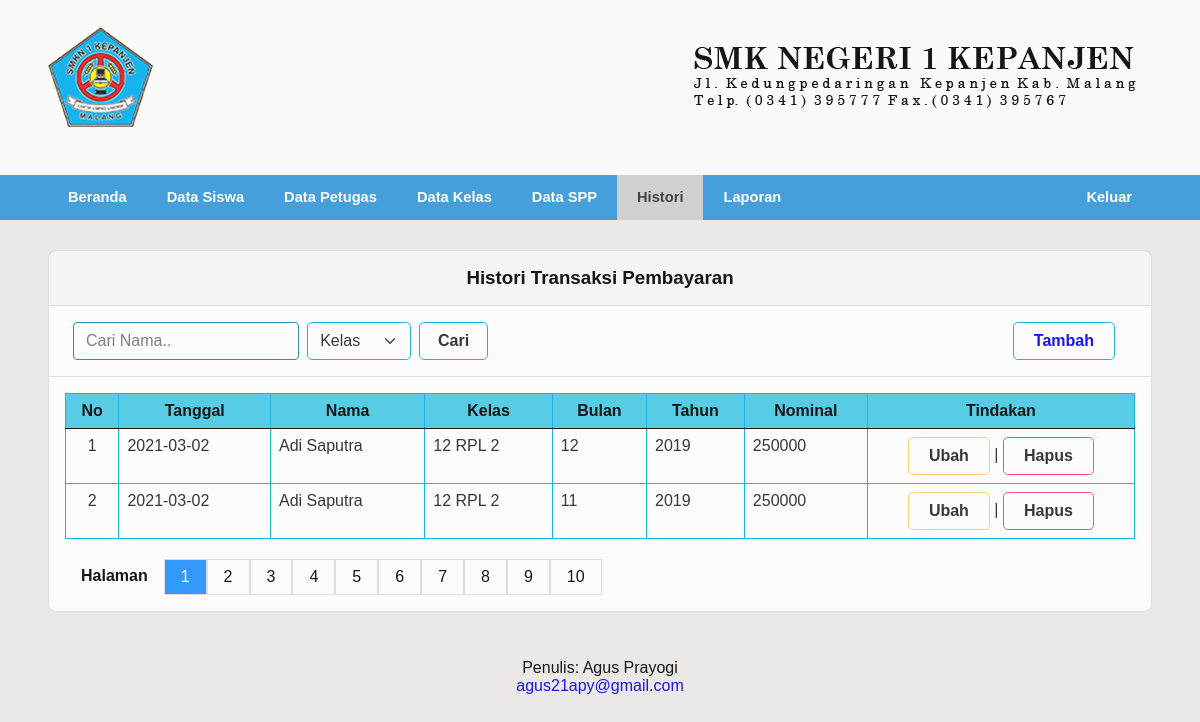
The page /admin/index.php?p=histori (signed in) on the database its author committed.
### tables this page shows
CREATE TABLE `pembayaran` (
  `id_pembayaran` int(11) NOT NULL,
  `id_petugas` int(11) NOT NULL,
  `nisn` char(10) NOT NULL,
  `tgl_bayar` date NOT NULL,
  `bulan_dibayar` varchar(8) NOT NULL,
  `tahun_dibayar` varchar(4) NOT NULL,
  `id_spp` int(11) NOT NULL,
  `jumlah_bayar` int(11) NOT NULL
);

CREATE TABLE `siswa` (
  `nisn` char(10) NOT NULL,
  `nama` varchar(35) NOT NULL,
  `id_kelas` int(11) NOT NULL,
  `alamat` text NOT NULL,
  `no_telp` varchar(13) NOT NULL,
  `id_spp` int(11) NOT NULL
);

CREATE TABLE `kelas` (
  `id_kelas` int(11) NOT NULL,
  `nama_kelas` varchar(10) NOT NULL,
  `kopetensi_keahlian` varchar(50) NOT NULL
);

### function.php (called while the page is built, shortened)
<?php
$conn = mysqli_connect("localhost", "root", "", "spp");
function query($query)
{
  global $conn;
  $result = mysqli_query($conn, $query);
  $rows = [];
  while ($row = mysqli_fetch_assoc($result)) {
    $rows[] = $row;
  }
  return $rows;
}

### admin/histori.php (the view, shortened to what this page needs)
<?php
if (isset($_GET['cari'])) {
  $cari = $_GET['cari'];
  $str = "SELECT * FROM pembayaran as a JOIN siswa as b ON a.nisn = b.nisn JOIN kelas as c ON b.id_kelas = c.id_kelas WHERE b.nama LIKE '%$cari%' ";
  if (isset($_GET['kelas'])) {
    $kelas = $_GET['kelas'];
    $str .= $kelas != "" ? "AND a.id_kelas = '$kelas' " : " ";
  }
  $query = query($str);
} else {
  $query = query("SELECT * FROM pembayaran");
}
$baris = 2;
$jum = count($query);
$page = ceil($jum / $baris);
$limit = 0;
if (isset($_GET['cari'])) {
  $query = query($str . "ORDER BY id_pembayaran DESC LIMIT " . $limit . "," . $baris);
} else {
  $query = query("SELECT * FROM pembayaran as a JOIN siswa as b ON a.nisn = b.nisn JOIN kelas as c ON b.id_kelas = c.id_kelas ORDER BY id_pembayaran DESC LIMIT " . $limit . "," . $baris);
}
?>
<div class="card">
  <div class="card-header">
    <h3 class="t-center">Histori Transaksi Pembayaran</h4>
  </div>
  <div class="card-header bg-white">
    <div class="row mx-2">
      <form class="col-sm-8  col-xl-5 row" action="index.php" method="get">
        <input placeholder="Cari Nama.." type="text" name="cari" class="input-form col">
        <select name="kelas" id="cari-kelas" class="input-select col-xl-3 mx-2">
          <option value="">Kelas</option>
        </select>
        <button class="btn col-md-4 col-xl-2" type="submit">
          Cari
        </button>
      </form>
      <div class="col t-right">
        <button class="btn">
          <a href="index.php?p=home">
            Tambah
          </a>
        </button>
      </div>
    </div>
  </div>
  <div class="card-body">
    <table class="table table-responsive">
      <thead>
        <tr class="table-blue">
          <th>No</th>
          <th>Tanggal</th>
          <th>Nama</th>
          <th>Kelas</th>
          <th>Bulan</th>
          <th>Tahun</th>
          <th>Nominal</th>
          <th>Tindakan</th>
        </tr>
      </thead>
      <tbody>
        <?php
        $i = 1;
        foreach ($query as $key => $isi) : ?>
          <tr>
            <td><?= $i++; ?></td>
            <td><?= $isi['tgl_bayar']; ?></td>
            <td><?= $isi['nama']; ?></td>
            <td><?= $isi['nama_kelas'] . " " . $isi['kopetensi_keahlian']; ?></td>
            <td><?= $isi['bulan_dibayar']; ?></td>
            <td><?= $isi['tahun_dibayar']; ?></td>
            <td><?= $isi['jumlah_bayar']; ?></td>
            <td class="col-sm-6 col-xl-3 t-center">
              <button data-target="update-modal" data-all="<?= $isi['nisn'] . "," . $isi['nama'] . ","  . $isi['alamat'] . "," . $isi['no_telp']; ?>" data-kelas="<?= $isi['id_kelas']; ?>" data-tahun="<?= $isi['id_spp']; ?>" class="btn btn-orange">Ubah</button> |
              <button onclick="onDelete(<?= $isi['nisn']; ?>)" class="btn btn-red">Hapus</button>
            </td>
          </tr>
        <?php endforeach; ?>
      </tbody>
    </table>
    <div class="page">
      <h4>Halaman</h4>
      <div class="pagination" id="pagination">
        <?php
        $page = $page == 0 ? 1 : $page;
        for ($i = 1; $i <= $page; $i++) : ?>
          <a href="index.php?p=histori&l=<?= $i; ?>"><?= $i; ?></a>
        <?php endfor; ?>
      </div>
    </div>
  </div>
</div>

### assets/css/style.css (style rules this page uses)
table { border-collapse: collapse; border-spacing: 0; }
* { margin: 0; padding: 0; box-sizing: border-box; outline: none; text-decoration: none; font-family: 'Josefin Sans', sans-serif; }
body { width: 100%; height: 100%; background-size: cover; background-repeat: no-repeat; opacity: 0.9; }
body { background-color: #ece8e5; }
.active { background-color: #cecece; color: #333; }
.card { position: relative; display: flex; flex-direction: column; min-width: 0; word-wrap: break-word; background-color: #fff; background-clip: border-box; border: 1px solid rgba(0, 0, 0, 0.125); border-radius: 0.5rem; }
.card-body { flex: 1 1 auto; padding: 1rem 1rem; }
.card-header { padding: 1rem 1rem; margin-bottom: 0; background-color: rgba(0, 0, 0, 0.03); border-bottom: 1px solid rgba(0, 0, 0, 0.125); }
.card-header:first-child { border-radius: calc(0.25rem - 1px) calc(0.25rem - 1px) 0 0; }
.input-form { width: 100%; padding: 0.375rem 0.75rem; font-size: 1rem; font-weight: 400; line-height: 1.5; color: #212529; background-color: #fff; background-clip: padding-box; border: 1px solid #118ab2; -webkit-appearance: none; -moz-appearance: none; appearance: none; border-radius: 0.25rem; transition: border-color 0.15s ease-in-out, box-shadow 0.15s ease-in-out; }
.input-select { width: 100%; padding: 0.375rem 0.75rem; font-size: 1rem; font-weight: 400; line-height: 1.5; color: #212529; background-color: #fff; background-repeat: no-repeat; background-position: right 0.75rem center; background-size: 16px 12px; border: 1px solid #00b4d8; border-radius: 0.3rem; -webkit-appearance: none; -moz-appearance: none; appearance: none; }
.btn { line-height: 1.5; color: #212529; text-align: center; text-decoration: none; vertical-align: middle; cursor: pointer; -webkit-user-select: none; -moz-user-select: none; user-select: none; background-color: white; border: 1.5px solid #00b4d8; padding: 0.375rem 1.25rem; font-size: 1rem; font-weight: 600; border-radius: 0.3rem; transition: color 0.15s ease-in-out, background-color 0.15s ease-in-out, border-color 0.15s ease-in-out, box-shadow 0.15s ease-in-out; }
.btn-red { border-color: #ef476f; }
.btn-orange { border-color: #ffd166; }
table, th, td { border: 1px solid #00b4d8; border-collapse: collapse; }
.table { width: 100%; margin-bottom: 1rem; color: #212529; vertical-align: top; border-color: #dee2e6; }
.table> :not(caption)>*>* { padding: 0.5rem 0.5rem; background-color: var(--bs-table-bg); border-bottom-width: 1px; box-shadow: inset 0 0 0 9999px var(--bs-table-accent-bg); }
.table>tbody { vertical-align: inherit; }
.table>thead { vertical-align: bottom; }
.table> :not(:last-child)> :last-child>* { border-bottom-color: currentColor; }
td:first-child, th:first-child { width: 5%; text-align: center; align-items: center; }
.table-responsive { overflow-x: auto; -webkit-overflow-scrolling: touch; }
.table-blue { background-color: #48cae4; color: #000; border-color: #00b4d8; }
.t-center { text-align: center !important; }
.t-right { text-align: right !important; }
.row { --bs-gutter-x: 1.5rem; --bs-gutter-y: 0; display: flex; flex-wrap: wrap; margin-top: calc(var(--bs-gutter-y) * -1); margin-right: calc(var(--bs-gutter-x) / -2); margin-left: calc(var(--bs-gutter-x) / -2); }
.row>* { flex-shrink: 0; width: 100%; max-width: 100%; padding-right: calc(var(--bs-gutter-x) / 2); padding-left: calc(var(--bs-gutter-x) / 2); margin-top: var(--bs-gutter-y); }
.col { flex: 1 0 0%; }
@media (min-width: 576px) { .col-sm-6 { flex: 0 0 auto; width: 50%; } }
@media (min-width: 576px) { .col-sm-8 { flex: 0 0 auto; width: 66.6666666667%; } }
@media (min-width: 768px) { .col-md-4 { flex: 0 0 auto; width: 33.3333333333%; } }
@media (min-width: 1200px) { .col-xl-2 { flex: 0 0 auto; width: 16.6666666667%; } }
@media (min-width: 1200px) { .col-xl-3 { flex: 0 0 auto; width: 25%; } }
@media (min-width: 1200px) { .col-xl-5 { flex: 0 0 auto; width: 41.6666666667%; } }
.mx-2 { margin-right: 0.5rem !important; margin-left: 0.5rem !important; }
.bg-white { background-color: white; }
.page { margin: 20px 0px; }
.page h4 { color: black; float: left; padding: 8px 16px; transition: background-color .3s; }
.pagination a { color: black; float: left; padding: 8px 16px; text-decoration: none; transition: background-color .3s; border: 1px solid #ddd; margin: 0; }
.pagination a.active { background-color: dodgerblue; color: white; }

### rows shown on the page
pembayaran: tgl_bayar "2021-03-02", nisn.nama "Adi Saputra", kelas.nama_kelas "12", kelas.kopetensi_keahlian "RPL 2", bulan_dibayar "12", tahun_dibayar "2019", jumlah_bayar "250000"
pembayaran: tgl_bayar "2021-03-02", nisn.nama "Adi Saputra", kelas.nama_kelas "12", kelas.kopetensi_keahlian "RPL 2", bulan_dibayar "11", tahun_dibayar "2019", jumlah_bayar "250000"
